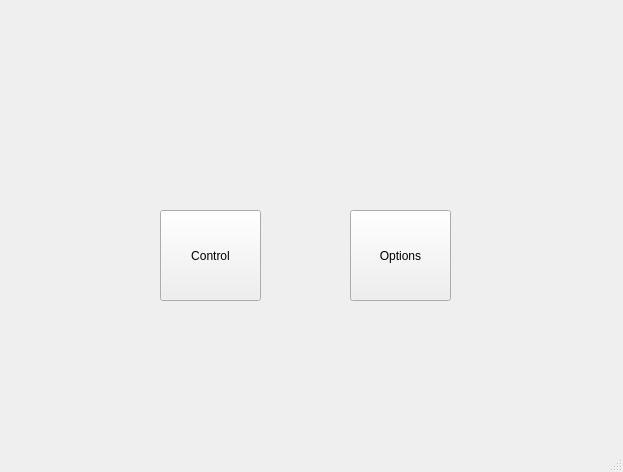
<?xml version="1.0" encoding="UTF-8"?>
<ui version="4.0">
 <class>MainWindow</class>
 <widget class="QMainWindow" name="MainWindow">
  <property name="geometry">
   <rect>
    <x>0</x>
    <y>0</y>
    <width>623</width>
    <height>472</height>
   </rect>
  </property>
  <property name="windowTitle">
   <string>MainWindow</string>
  </property>
  <widget class="QWidget" name="centralwidget">
   <widget class="QPushButton" name="controlBtn">
    <property name="geometry">
     <rect>
      <x>160</x>
      <y>210</y>
      <width>101</width>
      <height>91</height>
     </rect>
    </property>
    <property name="text">
     <string>Control</string>
    </property>
   </widget>
   <widget class="QPushButton" name="scBtn">
    <property name="geometry">
     <rect>
      <x>350</x>
      <y>210</y>
      <width>101</width>
      <height>91</height>
     </rect>
    </property>
    <property name="text">
     <string>Options</string>
    </property>
   </widget>
  </widget>
  <widget class="QMenuBar" name="menubar">
   <property name="geometry">
    <rect>
     <x>0</x>
     <y>0</y>
     <width>623</width>
     <height>22</height>
    </rect>
   </property>
  </widget>
  <widget class="QStatusBar" name="statusbar"/>
 </widget>
 <resources/>
 <connections/>
</ui>
